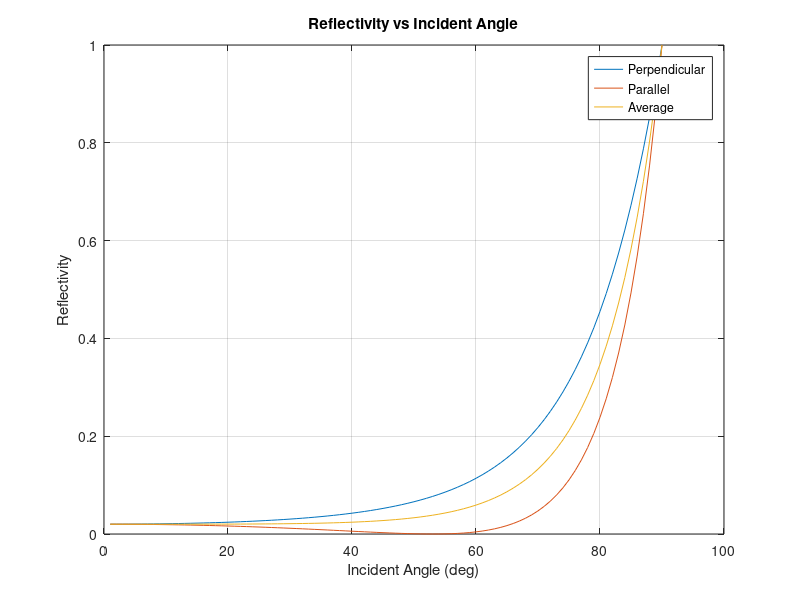

Write the MATLAB code that produced this figure.
%By Matheus Da Silva

% Number 1 (Doing it like ex. 5.1.1)
% Reflective Index for water is 1.33
n = 1.33;
r_0 = ((n-1)/(n+1))^2;
theta_1 = 0:90;
theta_2 = asind((sind(theta_1))./1.33);
% Now find Parallel, Perpendicular, and Average reflectance
r_pp =(sind(theta_2 - theta_1).^2)./(sind(theta_2 + theta_1).^2); 
r_p =(tand(theta_2 - theta_1).^2)./(tand(theta_2 + theta_1).^2); 
r_a = (r_pp+r_p)./2; %average

figure
plot(theta_1,r_pp,theta_1,r_p,theta_1,r_a)
legend('Perpendicular','Parallel','Average')
title('Reflectivity vs Incident Angle')
xlabel('Incident Angle (deg)')
ylabel('Reflectivity')
grid on


% Number 2 
pe = 0.1; % plate emissivity
eg = 0.88; %glass emissivity/cover
htc = 10; % wind heat transfer coefficient
tpm = 90; % average absorber plate temp
ta = 10; %ambient temp
s = 20; %tilt
sp = .025; %m, spacing

%Find the collector top loss coefficient 
f = (1 + 0.089*htc-0.1166*htc*pe)*(1+0.07866);
C = 520*(1-.000051*20^2);
e = .430*(1-100/(ta+273));
U_t = ( 1 / ((C/(tpm+273))*(((tpm+273)-(ta+273))/(1+f))^e) + (1 / htc))^(-1) ...
    + ((5.67*10^(-8)*(tpm+273+ta+273)*((tpm+273)^2+(ta+273)^2))...
    /((pe+.00591*htc)^(-1)+((2+f-1+0.133*pe)/eg)-1)); 
% U_t = 3.5077

%Number 3
% Find the outer temp of sheet of glass
%Assume tc1 = 40
tc1 = 40;
hrpc1 = (5.67*10^(-8)*((tpm+273)^2+(tc1+273)^2)*(tpm+273+tc1+273))...
    /((1/eg)+(1/pe) -1);
hrca1 = (eg*5.67*10^(-8))*((tc1+273)^2+(ta+273)^2)*(tc1+273+ta+273);
% mean temp between plate and cover is 65 C to properties are
v = 1.943 * 10^(-5);
k = 0.028871;
Pr = 0.7;
Tpc = 338;
Ra = (9.81*(tpm-tc1)*.025^3*Pr)/(Tpc *v^2);
Nu = 3.3; %eyeball from chart
h = Nu*k/sp;
U_t1 = (1/(h+hrpc1)+1/(hrca1+htc))^(-1); %u_t1 = 2.7634
tc = tpm - (U_t1*(tpm-ta))/(h+hrpc1); %28.7424 C
%Now solve again for U_t to make sure tc1 is correct
hrpc = (5.67*10^(-8)*((tpm+273)^2+(tc+273)^2)*(273+273+tpm+tc))...
    /((1/eg) + (1/pe) -1);
hrca = (eg*5.67*10^(-8))*((tc+273)^2+(ta+273)^2)*(273+273+tc+ta);
%new mean temp between plate is 59.3712
v1 = 1.8869*10^(-5);
k1 = 0.028472;
Pr1 = 0.70922;
Tpc1 = 332.371;
Ra1 = (9.81*(tpm-tc)*.025^3*Pr)/(Tpc1 *v^2);
Nu1 = 3.29; %Eyeball
h1 = Nu1*k1/sp;
U_t2 = (1/(h1+hrpc)+1/(hrca+htc))^(-1); 
%U_t2 = 3.5056 which is close to U_t so outer glass surfacte temp is 28.74C 

